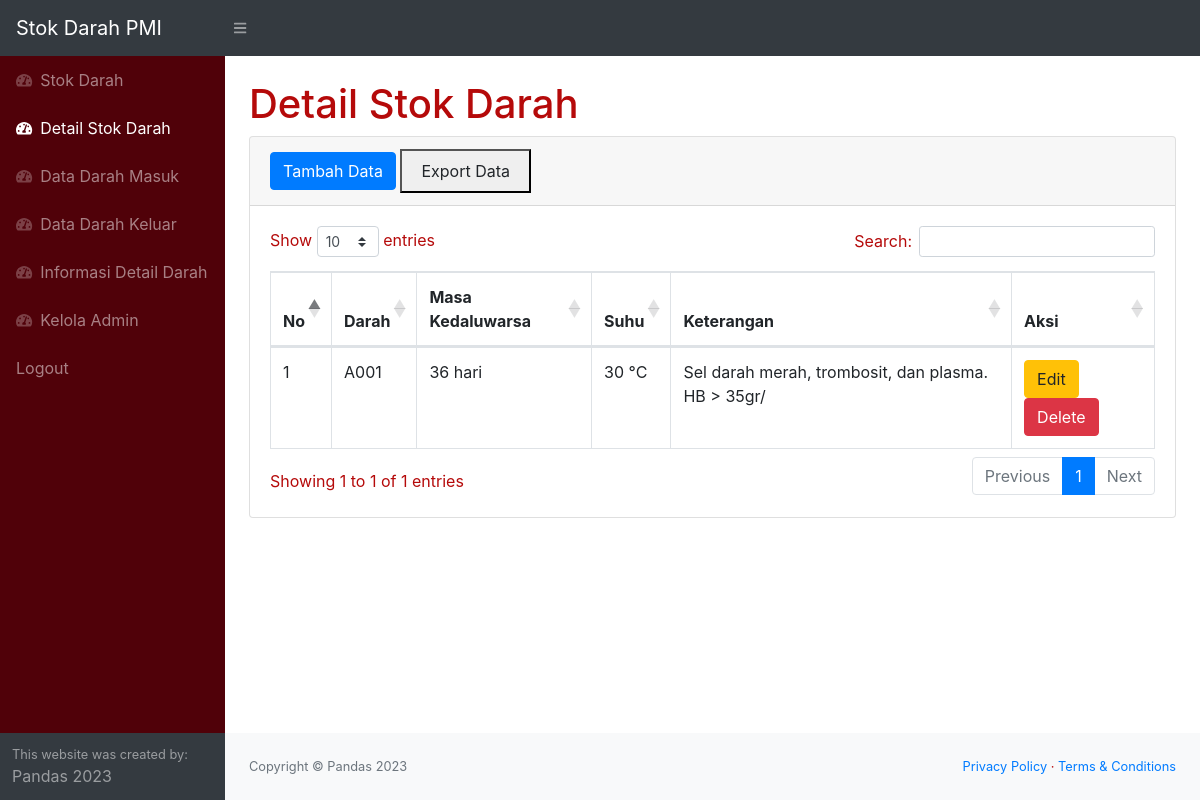
/detailstokdarah.php (signed in), run on the app's committed database.
### tables this page shows
CREATE TABLE `detail_stok_darah` (
  `id_detailstok` int(11) NOT NULL,
  `id_stok` int(11) NOT NULL,
  `kadaluarsa` varchar(50) NOT NULL,
  `suhu` varchar(50) NOT NULL,
  `keterangan_stok` varchar(50) NOT NULL
);

CREATE TABLE `stok_darah` (
  `id_stok` int(10) NOT NULL,
  `darah` varchar(50) NOT NULL,
  `keterangan` text NOT NULL,
  `stok` varchar(50) NOT NULL
);

### detailstokdarah.php (the view, shortened to what this page needs)
<?php
require 'function.php';
?>
<!DOCTYPE html>
<html lang="en">
    <head>
        <link href="css/styles.css" rel="stylesheet" />
        <link href="https://cdn.datatables.net/1.10.20/css/dataTables.bootstrap4.min.css" rel="stylesheet" />
    </head>
    <body class="sb-nav-fixed">
        <nav class="sb-topnav navbar navbar-expand navbar-dark bg-dark">
            <a class="navbar-brand" href="index.php">Stok Darah PMI</a>
            <button class="btn btn-link btn-sm order-1 order-lg-0" id="sidebarToggle" href="#"><i class="fas fa-bars"></i></button>
        </nav>
        <div id="layoutSidenav">
            <div id="layoutSidenav_nav">
                <nav class="sb-sidenav accordion sb-sidenav-dark" id="sidenavAccordion">
                    <div class="sb-sidenav-menu">
                        <div class="nav">
                            <a class="nav-link" href="index.php">
                                <div class="sb-nav-link-icon"><i class="fas fa-tachometer-alt"></i></div>
                                Stok Darah
                            </a>
                            <a class="nav-link" href="detailstokdarah.php">
                                <div class="sb-nav-link-icon"><i class="fas fa-tachometer-alt"></i></div>
                                Detail Stok Darah
                            </a>
                            <a class="nav-link" href="masuk.php">
                                <div class="sb-nav-link-icon"><i class="fas fa-tachometer-alt"></i></div>
                                Data Darah Masuk
                            </a>
                            <a class="nav-link" href="keluar.php">
                                <div class="sb-nav-link-icon"><i class="fas fa-tachometer-alt"></i></div>
                                Data Darah Keluar
                            </a>
                            <a class="nav-link" href="detaildarah.php">
                                <div class="sb-nav-link-icon"><i class="fas fa-tachometer-alt"></i></div>
                                Informasi Detail Darah
                            </a>
                            <a class="nav-link" href="admin.php">
                                <div class="sb-nav-link-icon"><i class="fas fa-tachometer-alt"></i></div>
                                Kelola Admin
                            </a>
                            <a class="nav-link" href="logout.php">
                                Logout
                            </a>
                        </div>
                    </div>
                    <div class="sb-sidenav-footer">
                        <div class="small">This website was created by:</div>
                        Pandas 2023
                    </div>
                </nav>
            </div>
            <div id="layoutSidenav_content">
                <main>
                    <div class="container-fluid">
                        <h1 class="mt-4">Detail Stok Darah</h1>
                        <div class="card mb-4">
                            <div class="card-header">
                                <button type="button" class="btn btn-primary" data-toggle="modal" data-target="#myModal">
                                    Tambah Data
                                </button>
                                <button type="button">
                                    <a href="exportdetailstok.php" class="btn btn info ">Export Data</a>
                                </button>
                            </div>
                            <div class="card-body">
                                <div class="table-responsive">
                                <!-- <div class="alert alert-danger alert-dismissible fade show">
                                    <button type="button" class="close" data-dismiss="alert">&times;</button>
                                    <strong>Perhatian!</strong> Stok Darah X Telah Habis
                                </div> -->
                                    <table class="table table-bordered" id="dataTable" width="100%" cellspacing="0">
                                        <thead>
                                            <tr>
                                                <th>No</th>
                                                <th>Darah</th>
                                                <th>Masa Kedaluwarsa</th>
                                                <th>Suhu</th>
                                                <th>Keterangan</th>
                                                <th>Aksi</th>
                                            </tr>
                                        </thead>
                                        <tbody>
                                            <?php
                                            $ambilsemuadatastok = mysqli_query($conn, "select * from detail_stok_darah d, stok_darah s where s.id_stok = d.id_stok");
                                            $i = 1;
                                            while($data=mysqli_fetch_array($ambilsemuadatastok)){
                                                $idds = $data['id_detailstok'];
                                                $namadarahnya = $data['darah'];
                                                $kadaluarsa = $data['kadaluarsa'];
                                                $suhu = $data['suhu'];
                                                $keteranganstok = $data['keterangan_stok'];
                                            ?>
                                            <tr>
                                                <td><?=$i++;?></td>
                                                <td><?=$namadarahnya;?></td>
                                                <td><?=$kadaluarsa;?></td>
                                                <td><?=$suhu;?></td>
                                                <td><?=$keteranganstok;?></td>
                                                <td>
                                                    <button type="button" class="btn btn-warning" data-toggle="modal" data-target="#edit<?=$idds;?>">
                                                        Edit
                                                    </button>
                                                    <button type="button" class="btn btn-danger" data-toggle="modal" data-target="#delete<?=$idds;?>">
                                                        Delete
                                                    </button>
                                                </td>
                                            </tr>
                                            <?php
                                            };
                                            ?>
                                        </tbody>
                                    </table>
                                </div>
                            </div>
                        </div>
                    </div>
                </main>
                <footer class="py-4 bg-light mt-auto">
                    <div class="container-fluid">
                        <div class="d-flex align-items-center justify-content-between small">
                            <div class="text-muted">Copyright &copy; Pandas 2023</div>
                            <div>
                                <a href="#">Privacy Policy</a>
                                &middot;
                                <a href="#">Terms &amp; Conditions</a>
                            </div>
                        </div>
                    </div>
                </footer>
            </div>
        </div>
    </body>
</html>

### data on the page
detail_stok_darah: id_stok.darah "A001", kadaluarsa "36 hari", suhu "30 °C", keterangan_stok "Sel darah merah, trombosit, dan plasma. HB > 35gr/"
